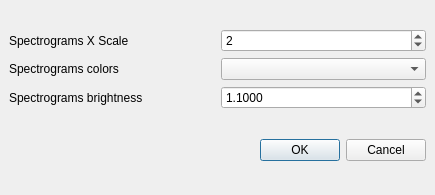
<ui version="4.0" >
 <author></author>
 <comment></comment>
 <exportmacro></exportmacro>
 <class>SettingsDialog</class>
 <widget class="QDialog" name="SettingsDialog" >
  <property name="geometry" >
   <rect>
    <x>0</x>
    <y>0</y>
    <width>435</width>
    <height>195</height>
   </rect>
  </property>
  <property name="windowTitle" >
   <string>Settings</string>
  </property>
  <layout class="QVBoxLayout" >
   <property name="margin" >
    <number>9</number>
   </property>
   <property name="spacing" >
    <number>6</number>
   </property>
   <item>
    <layout class="QGridLayout" >
     <property name="margin" >
      <number>0</number>
     </property>
     <property name="spacing" >
      <number>6</number>
     </property>
     <item row="2" column="1" >
      <widget class="QDoubleSpinBox" name="brightnessSB" >
       <property name="decimals" >
        <number>4</number>
       </property>
       <property name="maximum" >
        <double>5</double>
       </property>
       <property name="minimum" >
        <double>1.0001</double>
       </property>
       <property name="singleStep" >
        <double>0.001</double>
       </property>
       <property name="value" >
        <double>1.1</double>
       </property>
      </widget>
     </item>
     <item row="1" column="0" >
      <widget class="QLabel" name="label_2" >
       <property name="text" >
        <string>Spectrograms colors</string>
       </property>
       <property name="buddy" >
        <cstring>colorsLV</cstring>
       </property>
      </widget>
     </item>
     <item row="0" column="0" >
      <widget class="QLabel" name="label" >
       <property name="text" >
        <string>Spectrograms X Scale</string>
       </property>
       <property name="buddy" >
        <cstring>xScaleSB</cstring>
       </property>
      </widget>
     </item>
     <item row="2" column="0" >
      <widget class="QLabel" name="label_3" >
       <property name="text" >
        <string>Spectrograms brightness</string>
       </property>
       <property name="buddy" >
        <cstring>brightnessSB</cstring>
       </property>
      </widget>
     </item>
     <item row="0" column="1" >
      <widget class="QSpinBox" name="xScaleSB" >
       <property name="maximum" >
        <number>5</number>
       </property>
       <property name="minimum" >
        <number>1</number>
       </property>
       <property name="value" >
        <number>2</number>
       </property>
      </widget>
     </item>
     <item row="1" column="1" >
      <widget class="QComboBox" name="colorsCB" />
     </item>
    </layout>
   </item>
   <item>
    <layout class="QHBoxLayout" >
     <property name="margin" >
      <number>0</number>
     </property>
     <property name="spacing" >
      <number>6</number>
     </property>
     <item>
      <spacer>
       <property name="orientation" >
        <enum>Qt::Horizontal</enum>
       </property>
       <property name="sizeHint" >
        <size>
         <width>131</width>
         <height>31</height>
        </size>
       </property>
      </spacer>
     </item>
     <item>
      <widget class="QPushButton" name="okButton" >
       <property name="text" >
        <string>OK</string>
       </property>
      </widget>
     </item>
     <item>
      <widget class="QPushButton" name="cancelButton" >
       <property name="text" >
        <string>Cancel</string>
       </property>
      </widget>
     </item>
    </layout>
   </item>
  </layout>
 </widget>
 <pixmapfunction></pixmapfunction>
 <resources/>
 <connections>
  <connection>
   <sender>okButton</sender>
   <signal>clicked()</signal>
   <receiver>SettingsDialog</receiver>
   <slot>accept()</slot>
   <hints>
    <hint type="sourcelabel" >
     <x>286</x>
     <y>295</y>
    </hint>
    <hint type="destinationlabel" >
     <x>96</x>
     <y>254</y>
    </hint>
   </hints>
  </connection>
  <connection>
   <sender>cancelButton</sender>
   <signal>clicked()</signal>
   <receiver>SettingsDialog</receiver>
   <slot>reject()</slot>
   <hints>
    <hint type="sourcelabel" >
     <x>379</x>
     <y>295</y>
    </hint>
    <hint type="destinationlabel" >
     <x>179</x>
     <y>282</y>
    </hint>
   </hints>
  </connection>
 </connections>
</ui>
